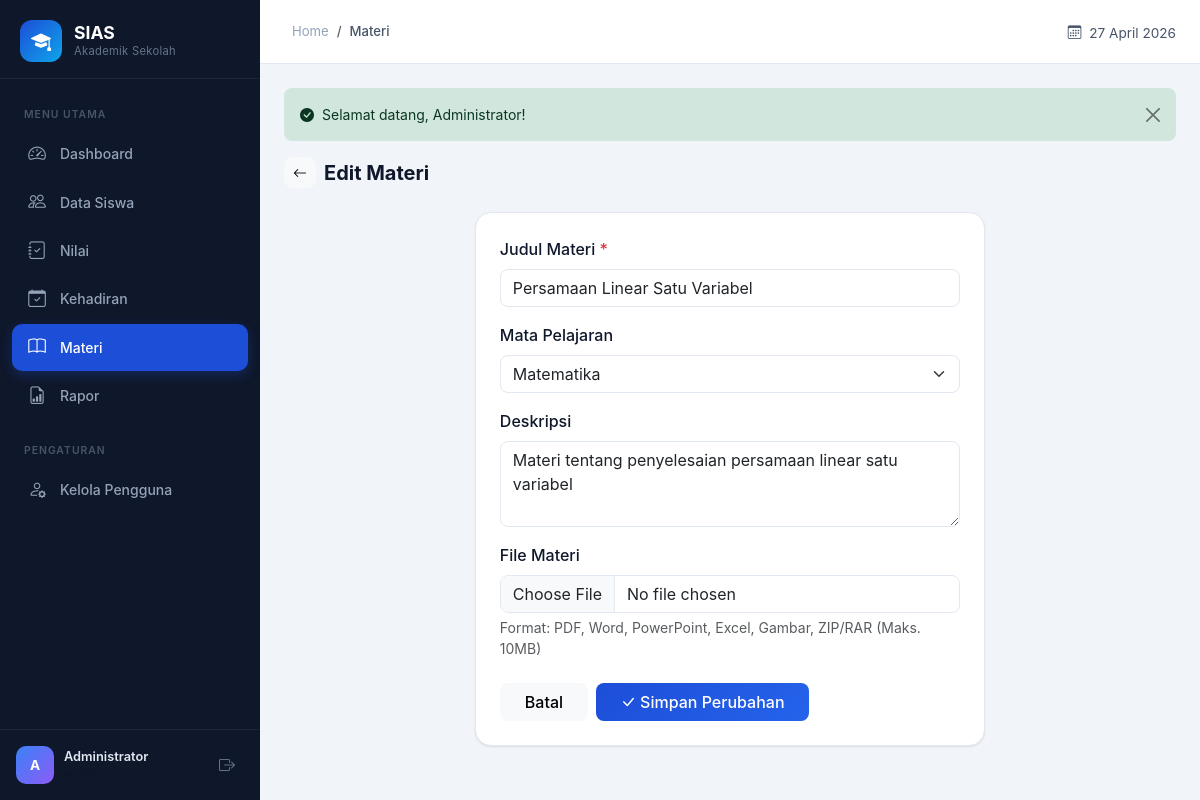
Screenshot of /index.php?page=materi&action=edit&id=1 (signed in) with the database file from the repository.
### tables this page shows
CREATE TABLE `users` (
  `id` int(11) NOT NULL,
  `nama` varchar(100) NOT NULL,
  `email` varchar(100) NOT NULL,
  `password` varchar(255) NOT NULL,
  `role` enum('admin','guru','kepala_sekolah') NOT NULL,
  `created_at` timestamp NOT NULL DEFAULT current_timestamp(),
  `updated_at` timestamp NOT NULL DEFAULT current_timestamp() ON UPDATE current_timestamp()
);

CREATE TABLE `materi` (
  `id` int(11) NOT NULL,
  `judul` varchar(200) NOT NULL,
  `deskripsi` text DEFAULT NULL,
  `file_path` varchar(255) DEFAULT NULL,
  `guru_id` int(11) NOT NULL,
  `mapel_id` int(11) DEFAULT NULL,
  `created_at` timestamp NOT NULL DEFAULT current_timestamp()
);

CREATE TABLE `mapel` (
  `id` int(11) NOT NULL,
  `nama_mapel` varchar(100) NOT NULL,
  `kode` varchar(10) NOT NULL,
  `created_at` timestamp NOT NULL DEFAULT current_timestamp()
);

### controllers/MateriController.php (called while the page is built, shortened)
<?php
class MateriController
{
    private $materiModel;
    private $mapelModel;
    public function __construct()
    {
        $this->materiModel = new Materi();
        $this->mapelModel  = new Mapel();
    }
    public function edit($id)
    {
        $data['materi'] = $this->materiModel->find($id);
        $data['isEdit']    = true;
        $data['mapelList'] = $this->mapelModel->all('nama_mapel ASC');
        $viewFile = __DIR__ . '/../views/materi/form.php';
        include __DIR__ . '/../views/layouts/dashboard.php';
    }
}

### middleware/auth.php (called while the page is built, shortened)
<?php
 $rolePermissions = [
    'admin'          => ['dashboard', 'siswa', 'nilai', 'kehadiran', 'materi', 'rapor', 'users'],
    'guru'           => ['dashboard', 'nilai', 'kehadiran', 'materi', 'rapor'],
    'kepala_sekolah' => ['dashboard', 'nilai', 'kehadiran', 'materi', 'rapor'],
];
function currentUser()
{
    static $user = null;
    if ($user === null) {
        $db = getDB();
        $stmt = $db->prepare("SELECT * FROM users WHERE id = ?");
        $stmt->execute([$_SESSION['user_id']]);
        $user = $stmt->fetch();
    }
    return $user;
}
function currentRole()
{
    return $_SESSION['user_role'] ?? null;
}
function hasPermission($page, $role = null)
{
    global $rolePermissions;
    $role = $role ?: currentRole();
    return in_array($page, $rolePermissions[$role] ?? []);
}

### config/app.php (called while the page is built, shortened)
<?php
function getFlash($type)
{
    if (isset($_SESSION['flash'][$type])) {
        $msg = $_SESSION['flash'][$type];
        return $msg;
    }
    return null;
}
function hasFlash($type)
{
    return isset($_SESSION['flash'][$type]);
}
function e($string)
{
    return htmlspecialchars($string, ENT_QUOTES, 'UTF-8');
}
function formatTanggal($tanggal)
{
    $bulan = [
        1 => 'Januari', 2 => 'Februari', 3 => 'Maret',
        4 => 'April', 5 => 'Mei', 6 => 'Juni',
        7 => 'Juli', 8 => 'Agustus', 9 => 'September',
        10 => 'Oktober', 11 => 'November', 12 => 'Desember'
    ];
    $dt = new DateTime($tanggal);
    return $dt->format('d') . ' ' . $bulan[(int)$dt->format('m')] . ' ' . $dt->format('Y');
}

### config/database.php (called while the page is built, shortened)
<?php
function getDB()
{
    static $pdo = null;
    if ($pdo === null) {
        try {
            $dsn = "mysql:host=" . DB_HOST . ";dbname=" . DB_NAME . ";charset=" . DB_CHARSET;
            $options = [
                PDO::ATTR_ERRMODE            => PDO::ERRMODE_EXCEPTION,
                PDO::ATTR_DEFAULT_FETCH_MODE => PDO::FETCH_ASSOC,
                PDO::ATTR_EMULATE_PREPARES   => false,
            ];
            $pdo = new PDO($dsn, DB_USER, DB_PASS, $options);
        } catch (PDOException $e) {
            die("Koneksi database gagal: " . $e->getMessage());
        }
    }
    return $pdo;
}

### models/BaseModel.php (called while the page is built, shortened)
<?php
class BaseModel
{
    protected $db;
    protected $table;
    public function __construct()
    {
        $this->db = getDB();
    }
    public function all($orderBy = 'id DESC')
    {
        $stmt = $this->db->query("SELECT * FROM {$this->table} ORDER BY {$orderBy}");
        return $stmt->fetchAll();
    }
    public function find($id)
    {
        $stmt = $this->db->prepare("SELECT * FROM {$this->table} WHERE id = ?");
        $stmt->execute([$id]);
        return $stmt->fetch();
    }
}

### views/materi/form.php (the view, shortened to what this page needs)
<?php
 $pageTitle = $data['isEdit'] ? 'Edit Materi' : 'Upload Materi';
 $materi = $data['materi'];
?>
<div class="d-flex align-items-center gap-2 mb-4">
    <a href="<?= BASE_URL ?>/index.php?page=materi" class="btn btn-light rounded-3 btn-sm">
        <i class="bi bi-arrow-left"></i>
    </a>
    <h5 class="fw-bold mb-0"><?= $pageTitle ?></h5>
</div>
<div class="row justify-content-center">
    <div class="col-lg-8 col-xl-7">
        <div class="content-card">
            <div class="content-card-body p-4">
                <form method="POST" enctype="multipart/form-data"
                      action="<?= BASE_URL ?>/index.php?page=materi&action=<?= $data['isEdit'] ? 'update&id=' . $materi['id'] : 'store' ?>">
                    <div class="mb-3">
                        <label class="form-label fw-medium">Judul Materi <span class="text-danger">*</span></label>
                        <input type="text" name="judul" class="form-control rounded-3"
                               value="<?= e($materi['judul'] ?? '') ?>" required>
                    </div>
                    <div class="mb-3">
                        <label class="form-label fw-medium">Mata Pelajaran</label>
                        <select name="mapel_id" class="form-select rounded-3">
                            <?php foreach ($data['mapelList'] as $m): ?>
                                <option value="<?= $m['id'] ?>" <?= ($materi['mapel_id'] ?? '') == $m['id'] ? 'selected' : '' ?>>
                                    <?= e($m['nama_mapel']) ?>
                                </option>
                            <?php endforeach; ?>
                        </select>
                    </div>
                    <div class="mb-3">
                        <label class="form-label fw-medium">Deskripsi</label>
                        <textarea name="deskripsi" class="form-control rounded-3" rows="3"><?= e($materi['deskripsi'] ?? '') ?></textarea>
                    </div>
                    <div class="mb-4">
                        <label class="form-label fw-medium">File Materi</label>
                        <input type="file" name="file" class="form-control rounded-3"
                               accept=".pdf,.doc,.docx,.ppt,.pptx,.xls,.xlsx,.jpg,.png,.zip,.rar">
                        <div class="form-text">Format: PDF, Word, PowerPoint, Excel, Gambar, ZIP/RAR (Maks. 10MB)</div>
                    </div>
                    <div class="d-flex gap-2">
                        <a href="<?= BASE_URL ?>/index.php?page=materi" class="btn btn-light rounded-3 px-4">Batal</a>
                        <button type="submit" class="btn btn-primary rounded-3 px-4">
                            <i class="bi bi-check-lg me-1"></i><?= $data['isEdit'] ? 'Simpan Perubahan' : 'Upload Materi' ?>
                        </button>
                    </div>
                </form>
            </div>
        </div>
    </div>
</div>

### views/layouts/dashboard.php (shortened to what this page needs)
<?php
 $user = currentUser();
 $currentPage = $_GET['page'] ?? 'dashboard';
?>
<!DOCTYPE html>
<html lang="id">
<head>
    <link href="https://cdn.jsdelivr.net/npm/bootstrap@5.3.3/dist/css/bootstrap.min.css" rel="stylesheet">
    <link href="https://cdn.jsdelivr.net/npm/bootstrap-icons@1.11.3/font/bootstrap-icons.min.css" rel="stylesheet">
    <link href="<?= BASE_URL ?>/assets/css/custom.css" rel="stylesheet">
</head>
<body class="dashboard-body">
    <aside class="sidebar" id="sidebar">
        <div class="sidebar-brand">
            <div class="sidebar-logo">
                <i class="bi bi-mortarboard-fill"></i>
            </div>
            <div class="sidebar-brand-text">
                <span class="brand-name"><?= APP_NAME ?></span>
                <span class="brand-sub">Akademik Sekolah</span>
            </div>
        </div>
        <nav class="sidebar-nav">
            <div class="nav-section-label">MENU UTAMA</div>
            <a href="<?= BASE_URL ?>/index.php?page=dashboard"
               class="nav-link <?= $currentPage === 'dashboard' ? 'active' : '' ?>">
                <i class="bi bi-speedometer2"></i>
                <span>Dashboard</span>
            </a>
            <?php if (hasPermission('siswa')): ?>
            <a href="<?= BASE_URL ?>/index.php?page=siswa"
               class="nav-link <?= $currentPage === 'siswa' ? 'active' : '' ?>">
                <i class="bi bi-people"></i>
                <span>Data Siswa</span>
            </a>
            <?php endif; ?>
            <?php if (hasPermission('nilai')): ?>
            <a href="<?= BASE_URL ?>/index.php?page=nilai"
               class="nav-link <?= $currentPage === 'nilai' ? 'active' : '' ?>">
                <i class="bi bi-journal-check"></i>
                <span>Nilai</span>
            </a>
            <?php endif; ?>
            <?php if (hasPermission('kehadiran')): ?>
            <a href="<?= BASE_URL ?>/index.php?page=kehadiran"
               class="nav-link <?= $currentPage === 'kehadiran' ? 'active' : '' ?>">
                <i class="bi bi-calendar-check"></i>
                <span>Kehadiran</span>
            </a>
            <?php endif; ?>
            <?php if (hasPermission('materi')): ?>
            <a href="<?= BASE_URL ?>/index.php?page=materi"
               class="nav-link <?= $currentPage === 'materi' ? 'active' : '' ?>">
                <i class="bi bi-book"></i>
                <span>Materi</span>
            </a>
            <?php endif; ?>
            <?php if (hasPermission('rapor')): ?>
            <a href="<?= BASE_URL ?>/index.php?page=rapor"
               class="nav-link <?= $currentPage === 'rapor' ? 'active' : '' ?>">
                <i class="bi bi-file-earmark-bar-graph"></i>
                <span>Rapor</span>
            </a>
            <?php endif; ?>
            <?php if (hasPermission('users')): ?>
            <div class="nav-section-label mt-2">PENGATURAN</div>
            <a href="<?= BASE_URL ?>/index.php?page=users"
               class="nav-link <?= $currentPage === 'users' ? 'active' : '' ?>">
                <i class="bi bi-person-gear"></i>
                <span>Kelola Pengguna</span>
            </a>
            <?php endif; ?>
        </nav>
        <div class="sidebar-footer">
            <div class="sidebar-user">
                <div class="user-avatar">
                    <?= strtoupper(mb_substr($user['nama'], 0, 1)) ?>
                </div>
                <div class="user-info">
                    <span class="user-name"><?= e($user['nama']) ?></span>
                    <span class="user-role"><?= roleLabel($user['role']) ?></span>
                </div>
                <a href="<?= BASE_URL ?>/index.php?page=logout"
                   class="btn-logout" title="Keluar">
                    <i class="bi bi-box-arrow-right"></i>
                </a>
            </div>
        </div>
    </aside>
    <div class="main-wrapper">
        <header class="top-header">
            <div class="d-flex align-items-center">
                <nav aria-label="breadcrumb" class="ms-2">
                    <ol class="breadcrumb mb-0">
                        <li class="breadcrumb-item"><a href="<?= BASE_URL ?>/index.php?page=dashboard">Home</a></li>
                        <li class="breadcrumb-item active"><?= e($pageTitle ?? ucfirst($currentPage)) ?></li>
                    </ol>
                </nav>
            </div>
            <div class="header-actions">
                <span class="header-date">
                    <i class="bi bi-calendar3 me-1"></i>
                    <?= formatTanggal(date('Y-m-d')) ?>
                </span>
            </div>
        </header>
        <main class="page-content">
            <?php if (hasFlash('success')): ?>
                <div class="alert alert-success alert-dismissible fade show border-0 rounded-3" role="alert">
                    <i class="bi bi-check-circle-fill me-2"></i><?= getFlash('success') ?>
                    <button type="button" class="btn-close" data-bs-dismiss="alert"></button>
                </div>
            <?php endif; ?>
            <?php
            if (file_exists($viewFile)) {
                include $viewFile;
            } else {
                echo '<div class="alert alert-warning">Halaman tidak ditemukan.</div>';
            }
            ?>
        </main>
    </div>
</body>
</html>

### rows the page displays
users: nama "A", nama "Administrator"
materi: judul "Persamaan Linear Satu Variabel", mapel_id "Matematika", deskripsi "Materi tentang penyelesaian persamaan linear satu variabel"

### other values shown
APP_NAME "SIAS"
$pageTitle "Materi"
getFlash('success') "Selamat datang, Administrator!"
$pageTitle "Edit Materi"
